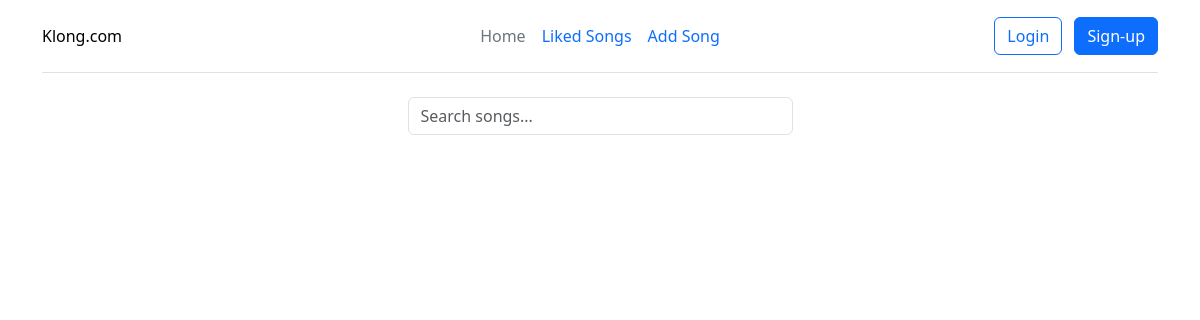
Before: / with the older database file.
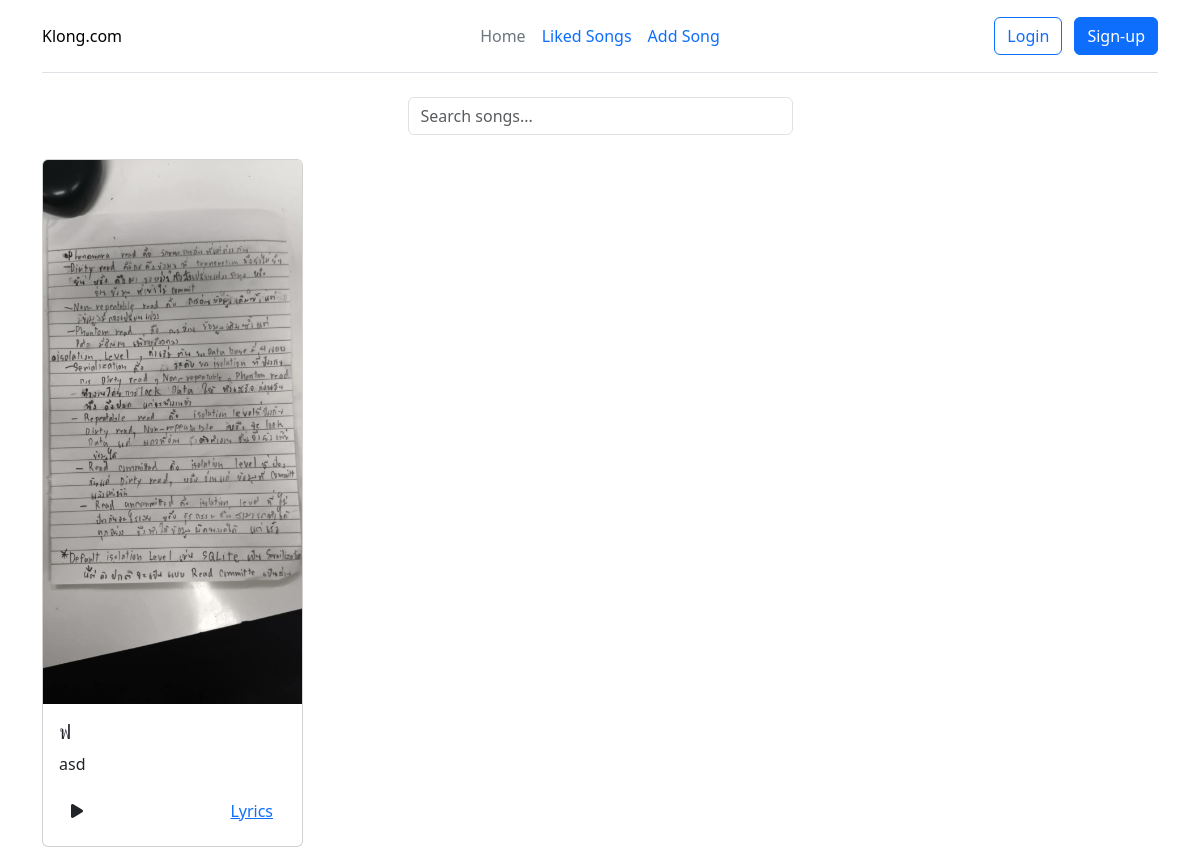
After: the same page with the newer database file.
### app.py (models this page shows)
class Song(db.Model):
    id = db.Column(db.Integer, primary_key=True)
    title = db.Column(db.String(200), nullable=False)
    artist = db.Column(db.String(200), nullable=False)
    image_url = db.Column(db.String(500), nullable=False)
    audio_url = db.Column(db.String(500), nullable=False)
    lyrics_url = db.Column(db.Text, nullable=False)  # เปลี่ยนเป็น Text เพื่อเก็บเนื้อเพลง
    created_at = db.Column(db.DateTime, default=datetime.utcnow)
    user_id = db.Column(db.Integer, db.ForeignKey('user.id'), nullable=False)
    likes = db.relationship('Like', backref='song', lazy=True)

### app.py (the view)
@app.route('/')
def home():
    songs = Song.query.order_by(Song.created_at.desc()).all()
    if current_user.is_authenticated:
        liked_songs = [like.song_id for like in Like.query.filter_by(user_id=current_user.id).all()]
    else:
        liked_songs = []
    return render_template('home.html', songs=songs, liked_songs=liked_songs)

### templates/home.html (shortened to what this page needs)
<!doctype html>
<html lang="en">
<head>
    <link href="https://cdn.jsdelivr.net/npm/bootstrap@5.3.3/dist/css/bootstrap.min.css" rel="stylesheet">
    <link rel="stylesheet" href="https://cdnjs.cloudflare.com/ajax/libs/font-awesome/6.0.0/css/all.min.css">
    <link rel="stylesheet" href="{{ url_for('static', filename='css/style.css') }}">
</head>
<body>
    <div class="container">
        <header class="d-flex flex-wrap align-items-center justify-content-center justify-content-md-between py-3 mb-4 border-bottom">
            <div class="col-md-3 mb-2 mb-md-0">
                <a href="/" class="d-inline-flex link-body-emphasis text-decoration-none">
                    Klong.com
                </a>
            </div>
            <ul class="nav col-12 col-md-auto mb-2 justify-content-center mb-md-0">
                <li><a href="/" class="nav-link px-2 link-secondary">Home</a></li>
                <li><a href="/like" class="nav-link px-2">Liked Songs</a></li>
                <li><a href="/add" class="nav-link px-2">Add Song</a></li>
            </ul>
            <div class="col-md-3 text-end">
                {% if current_user.is_authenticated %}
                    <span class="me-3">{{ current_user.username }}</span>
                    <a href="/logout" class="btn btn-outline-primary">Logout</a>
                {% else %}
                    <a href="/login" class="btn btn-outline-primary me-2">Login</a>
                    <a href="/signin" class="btn btn-primary">Sign-up</a>
                {% endif %}
            </div>
        </header>
        <div class="search-container mb-4">
            <input type="text" id="searchInput" class="form-control w-50 mx-auto" placeholder="Search songs...">
        </div>
        <div class="row row-cols-1 row-cols-md-4 g-4" id="songsList">
            {% for song in songs %}
            <div class="col song-item">
                <div class="card h-100">
                    <img src="{{ song.image_url }}" class="card-img-top" alt="{{ song.title }}">
                    <div class="card-body">
                        <h5 class="card-title">{{ song.title }}</h5>
                        <p class="card-text">{{ song.artist }}</p>
                        <div class="d-flex justify-content-between align-items-center">
                            <button class="btn btn-play" data-audio="{{ song.audio_url }}">
                                <i class="fas fa-play"></i>
                                <button class="btn btn-link" data-bs-toggle="modal" data-bs-target="#lyricsModal{{ song.id }}">
                                    Lyrics
                                </button>
            {% endfor %}
        </div>
    </div>
</body>
</html>

### assets/style.css (style rules this page uses)
.search-container { max-width: 800px; margin: 30px auto; padding: 0 15px; }

### templates/home.html (style rules this page uses)
.search-container { margin-top: 20px; }
.btn-play { border: none; background: none; }

Changed rows visible on the page:
added Song: image_url (picture), title "ฟ", artist "asd"
